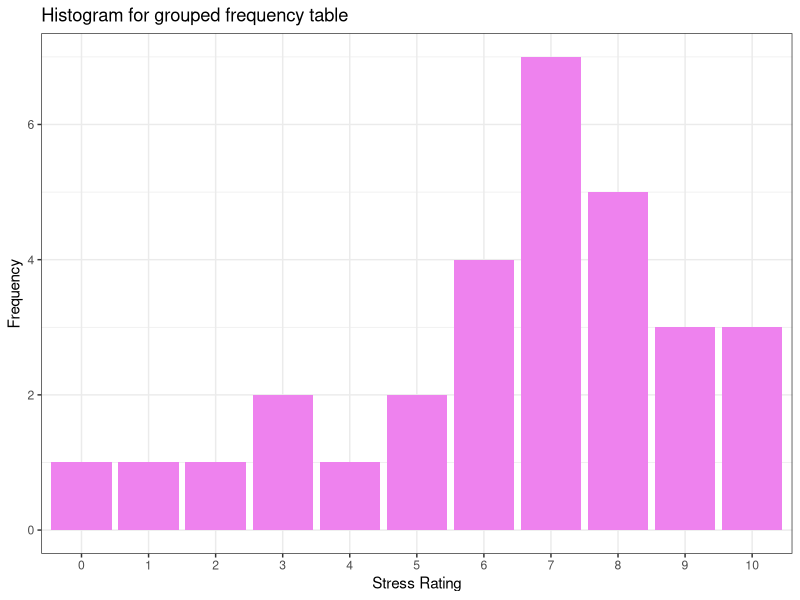

This figure's R source:
# Page no. : 11

stress_rating <- c(8, 7, 4, 10, 8, 6, 8, 9, 9, 7, 3, 7, 6, 5, 0, 9, 10, 7, 7, 3, 6, 7, 5, 2, 1, 6, 7, 10, 8, 8)

frequency_table <- data.frame(table(stress_rating))

View(frequency_table)

library(ggplot2)

ggplot(data = frequency_table, aes(x = stress_rating, y = Freq)) +
  geom_bar(stat = "identity", fill = "violet") +
  labs(title = "Histogram for grouped frequency table", x = "Stress Rating", y = "Frequency") + 
  theme_bw()
